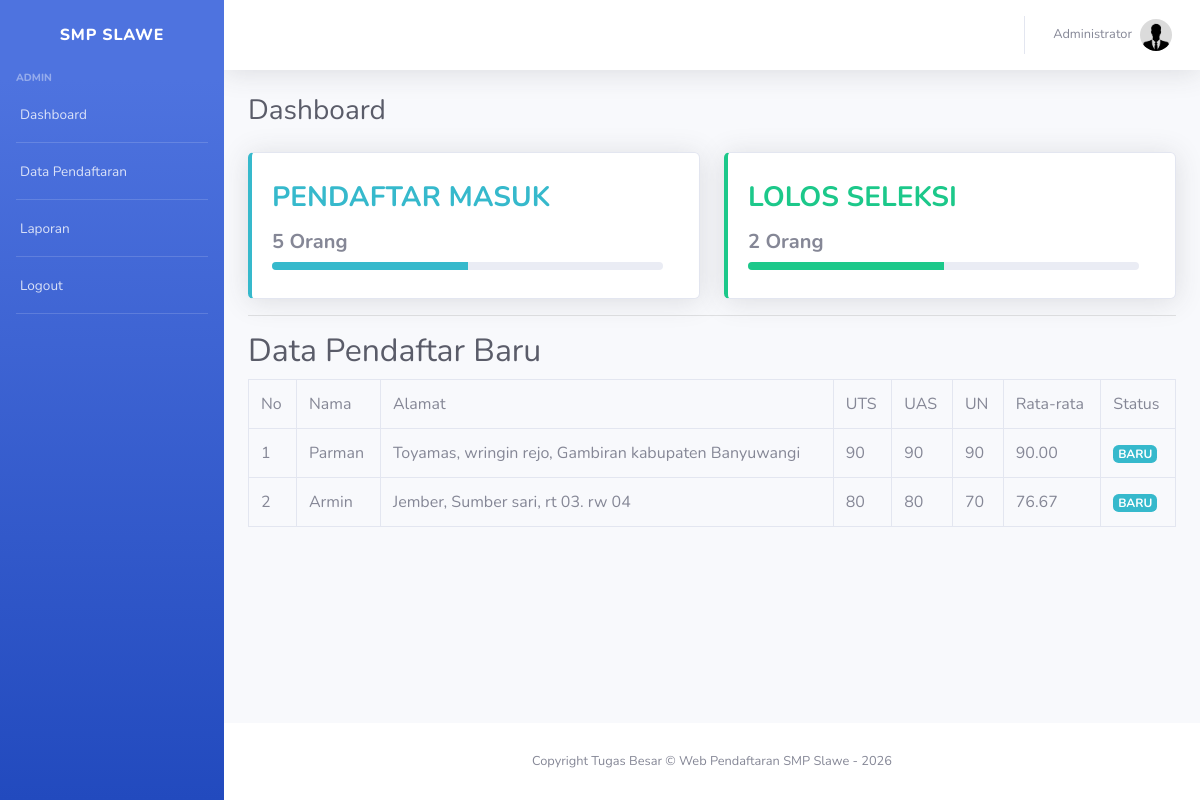
/admin/dashboard.php (signed in), run on the app's committed database.
### tables this page shows
CREATE TABLE `nilai` (
  `id` int(11) NOT NULL,
  `nilai_un` double DEFAULT NULL,
  `nilai_us` double DEFAULT NULL,
  `nilai_uts_1` double NOT NULL,
  `status` int(1) NOT NULL,
  `pendaftar_id` int(11) DEFAULT NULL
);

CREATE TABLE `pendaftar` (
  `id` int(11) NOT NULL,
  `nama` varchar(100) DEFAULT NULL,
  `tmpt_lahir` varchar(100) DEFAULT NULL,
  `tgl_lahir` date DEFAULT NULL,
  `jenis_kelamin` enum('L','P') DEFAULT NULL,
  `agama` varchar(45) DEFAULT NULL,
  `alamat` text,
  `email` varchar(100) DEFAULT NULL,
  `telepon` varchar(45) DEFAULT NULL,
  `foto` varchar(100) NOT NULL,
  `foto_skhu` varchar(100) DEFAULT NULL,
  `users_id` int(11) DEFAULT NULL
);

### admin/dashboard_control.php (called while the page is built, shortened)
<?php
$all_pendaftar = mysqli_query($koneksi, "SELECT * FROM pendaftar, nilai WHERE pendaftar.id = nilai.pendaftar_id AND nilai.status = 0");
$jml_pendaftar = mysqli_query($koneksi, "SELECT * FROM pendaftar, nilai WHERE pendaftar.id = nilai.pendaftar_id");
$jml_lolos = mysqli_query($koneksi, "SELECT * FROM pendaftar, nilai WHERE pendaftar.id = nilai.pendaftar_id AND nilai.status = 1");
?>

### admin/dashboard.php (the view, shortened to what this page needs)
<?php include('../config/auto_load.php'); ?>
<?php include('dashboard_control.php') ?>
<?php include('../topfoot/header.php'); ?>
<div class="container-fluid">
  <h1 class="h3 mb-4 text-gray-800">Dashboard</h1>
  <div class="row">
    <div class="col-md-6">
      <div class="card border-left-info shadow h-100 py-2">
        <div class="card-body">
          <div class="row no-gutters align-items-center">
            <div class="col mr-2">
              <div class="h3 font-weight-bold text-info text-uppercase mb-1">Pendaftar Masuk</div>
                <div class="h5 mt-3 font-weight-bold">
                  <?= mysqli_num_rows($jml_pendaftar) ?> Orang
                </div>
                <div class="row no-gutters align-items-center">
                  <div class="col">
                    <div class="progress progress-sm mr-2">
                      <div class="progress-bar bg-info" role="progressbar" style="width: 50%" aria-valuenow="50" aria-valuemin="0" aria-valuemax="100"></div>
                    </div>
                  </div>
                </div>
              </div>
          </div>
        </div>
      </div>
    </div>
    <div class="col-md-6">
        <div class="card border-left-success shadow h-100 py-2">
          <div class="card-body">
            <div class="row no-gutters align-items-center">
              <div class="col mr-2">
                <div class="h3 font-weight-bold text-success text-uppercase mb-1">Lolos Seleksi</div>
                  <div class="h5 mt-3 font-weight-bold">
                    <?= mysqli_num_rows($jml_lolos) ?> Orang
                  </div>
                  <div class="row no-gutters align-items-center">
                    <div class="col">
                      <div class="progress progress-sm mr-2">
                        <div class="progress-bar bg-success" role="progressbar" style="width: 50%" aria-valuenow="50" aria-valuemin="0" aria-valuemax="100"></div>
                      </div>
                    </div>
                  </div>
                </div>
            </div>
          </div>
        </div>
    </div>
  </div>
  <hr class="mt-3">
  <h2 class="text-gray-800">Data Pendaftar Baru</h2>
  <div class="row">
    <div class="col-md-12">
      <table class="table table-bordered table-hover">
          <tr>
            <td>No</td>
            <td>Nama</td>
            <td>Alamat</td>
            <td>UTS</td>
            <td>UAS</td>
            <td>UN</td>
            <td>Rata-rata</td>
            <td>Status</td>
          </tr>
          <?php
          $no = 1;
          while($p = mysqli_fetch_array($all_pendaftar)) { ?>
          <tr>
            <td><?= $no++ ?></td>
            <td><?= $p['nama'] ?></td>
            <td><?= $p['alamat'] ?></td>
            <td><?= $p['nilai_uts_1'] ?></td>
            <td><?= $p['nilai_us'] ?></td>
            <td><?= $p['nilai_un'] ?></td>
            <td>
              <?=  number_format(($p['nilai_uts_1'] + $p['nilai_us'] + $p['nilai_un']) / 3, 2) ?>
            </td>
            <td><span class="badge badge-info">BARU</span></td>
          </tr>
          <?php }
          ?>
      </table>
    </div>
  </div>
</div>
<?php include('../topfoot/footer.php'); ?>

### data on the page
nilai: pendaftar.nama "Parman", pendaftar.alamat "Toyamas, wringin rejo, Gambiran kabupaten Banyuwangi", nilai_uts_1 "90", nilai_us "90", nilai_un "90", ($p['nilai_uts_1'] + $p['nilai_us'] + $p['nilai_un']) / 3 "90.00"
nilai: pendaftar.nama "Armin", pendaftar.alamat "Jember, Sumber sari, rt 03. rw 04", nilai_uts_1 "80", nilai_us "80", nilai_un "70", ($p['nilai_uts_1'] + $p['nilai_us'] + $p['nilai_un']) / 3 "76.67"

### other printed values
$_SESSION['level'] "ADMIN"
$_SESSION['nama'] "Administrator"
mysqli_num_rows($jml_pendaftar) "5"
mysqli_num_rows($jml_lolos) "2"
